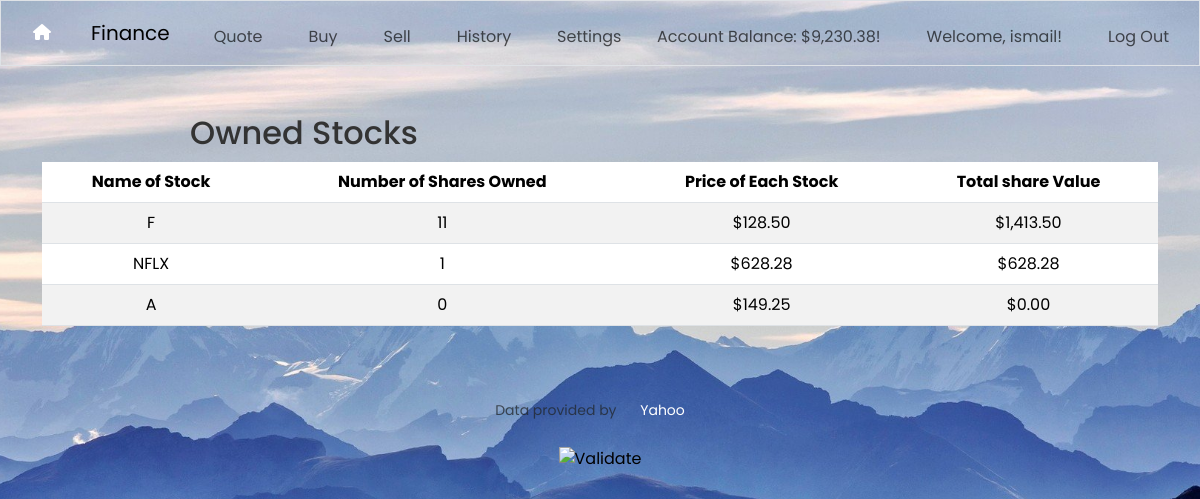
The page /trade (signed in) on the database its author committed.
### tables this page shows
CREATE TABLE users (id INTEGER PRIMARY KEY AUTOINCREMENT NOT NULL, username TEXT NOT NULL, hash TEXT NOT NULL, cash NUMERIC NOT NULL DEFAULT 10000.00);

CREATE TABLE 'purchases' ('ID' INTEGER PRIMARY KEY AUTOINCREMENT NOT NULL, 'user_ID' INTEGER NOT NULL, 'share_name' TEXT NOT NULL, 'number_of_shares' INTEGER NOT NULL, 'total_price' NUMERIC NOT NULL, 'date_of_purchase' DATETIME NOT NULL);

### app.py (the view)
@app.route("/trade")
@login_required
def trade():
    owned_stocks = db.execute("SELECT * FROM purchases WHERE user_ID=?", session["user_id"])
    balance = db.execute("SELECT cash FROM users WHERE id=?", session["user_id"])
    return render_template("index.html", owned_stocks=owned_stocks, balance=balance)

### app.py (called while the page is built)
@app.after_request
def after_request(response):
    response.headers["Cache-Control"] = "no-cache, no-store, must-revalidate"
    response.headers["Expires"] = 0
    response.headers["Pragma"] = "no-cache"
    return response

### helpers.py (called while the page is built)
def login_required(f):
    @wraps(f)
    def decorated_function(*args, **kwargs):
        if session.get("user_id") is None:
            return redirect("/login")
        return f(*args, **kwargs)
    return decorated_function

def usd(value):
    return f"${value:,.2f}"

### templates/index.html (shortened to what this page needs)
{% extends "layout.html" %}
{% block main %}
    <h2>Owned Stocks</h2>
    <br>
    <table class="table table-striped">
        <thead class="thead-dark">
            <tr>
                <th>Name of Stock</th>
                <th>Number of Shares Owned</th>
                <th>Price of Each Stock</th>
                <th>Total share Value</th>
            </tr>
        </thead>
        <tbdody>
            {% for owned_stock in owned_stocks %}
            <tr>
                <td>{{ owned_stock.share_name }}</td>
                <td>{{ owned_stock.number_of_shares }}</td>
                <td>{{ owned_stock.total_price | usd }}</td>
                <td>{{ (owned_stock.total_price * owned_stock.number_of_shares) | usd  }}</td>
            </tr>
            {% endfor %}
         </tbdody>
    </table>
{% endblock %}

### templates/layout.html (shortened to what this page needs)
<!DOCTYPE html>
<html lang="en">
    <head>
        <link href="https://cdn.jsdelivr.net/npm/bootstrap@5.3.2/dist/css/bootstrap.min.css" rel="stylesheet">
        <link rel="stylesheet" href="https://cdnjs.cloudflare.com/ajax/libs/font-awesome/6.0.0-beta3/css/all.min.css">
        <link rel="stylesheet" href="../static/style.css">
    </head>
    <body>
        <nav class="nav border navbar navbar-expand-md navbar-light">
            <div class="container-fluid">
                <a href="/" class="git"><i class="fa-solid fa-house"></i></a>
                <a class="navbar-brand" href="/trade"> <span class="red">Finance</span></a>
                <div class="collapse navbar-collapse" id="navbar">
                    {% if session["user_id"] %}
                        <ul class="navbar-nav me-auto mt-2">
                            <li class="nav-item "><a class="nav-link {% if active_tab == 'quote' %}active{% endif %}" href="/quote">Quote</a></li>
                            <li class="nav-item"><a class="nav-link {% if active_tab == 'buy' %}active{% endif %}" href="/buy">Buy</a></li>
                            <li class="nav-item"><a class="nav-link {% if active_tab == 'sell' %}active{% endif %}" href="/sell">Sell</a></li>
                            <li class="nav-item"><a class="nav-link {% if active_tab == 'history' %}active{% endif %}" href="/history">History</a></li>
                        </ul>
                        <ul class="navbar-nav ms-auto mt-2">
                            <div class="icon">
                                <li class="nav-item"><a class="nav-link">Settings<a></li>
                            </div>
                            <li class="nav-item"><a class="nav-link">Account Balance: {{ balance[0]['cash']| usd }}!</a></li>
                            <li class="nav-item"><a class="nav-link">Welcome, {{ session["username"] }}!</a></li>
                            <li class="nav-item"><a class="nav-link" href="/logout">Log Out</a></li>
                        </ul>
                    {% else %}
                        <ul class="navbar-nav ms-auto mt-2">
                            <li class="nav-item"><a class="nav-link" href="/register">Register</a></li>
                            <li class="nav-item"><a class="nav-link" href="/login">Log In</a></li>
                        </ul>
                    {% endif %}
                </div>
            </div>
        </nav>
        <main class="container py-5 text-center">
            {% block main %}{% endblock %}
        </main>
        <footer class="mb-5">
            <p class="mb-3 small text-center text-muted">
                Data provided by <a href="https://finance.yahoo.com/">Yahoo</a>
            </p>
            <form action="https://validator.w3.org/check" class="text-center" enctype="multipart/form-data" method="post" target="_blank">
                <input alt="Validate" src="/static/I_heart_validator.png" type="image">
            </form>
        </footer>
    </body>
</html>

### static/style.css (style rules this page uses)
body { font-family: 'Poppins', sans-serif; margin: 0; padding: 0; background-image: url('images/background.jpg'); background-size: cover; background-position: center; color: #333; height: 100vh; }
nav { display: flex; align-items: center; justify-content: space-between; }
ul { list-style-type: none; display: flex; gap: 20px; }
li { margin-right: 10px; }
a { text-decoration: none; color: #fff; }
main { display: flex; flex-wrap: wrap; justify-content: space-around; padding: 20px; }
h1, h2 { color: #333; margin-bottom: 10px; text-align: center; }
p { color: black; font-size: 16px; line-height: 1.5; margin-bottom: 20px; }
a { border-radius: 25px; color: #fff; display: inline-block; padding: 10px 20px; text-decoration: none; transition: background-color 0.3s ease; }
.nav .git { background-color: transparent; }

### templates/layout.html (style rules this page uses)
.icon { position: absolute; transform: translateX(-100px); display: inline-block; cursor: help; }
.dropdown-menu a { color: black; padding: 12px 16px; text-decoration: none; display: block; }
body { background-image: url(../static/images/background.jpg); background-size: cover; background-position: top; }

### rows shown on the page
users: cash "$9,230.38", username "ismail"
purchases: share_name "F", number_of_shares "11", total_price "$128.50", total_price+number_of_shares "$1,413.50"
purchases: share_name "NFLX", number_of_shares "1", total_price "$628.28", total_price+number_of_shares "$628.28"
purchases: share_name "A", number_of_shares "0", total_price "$149.25", total_price+number_of_shares "$0.00"
